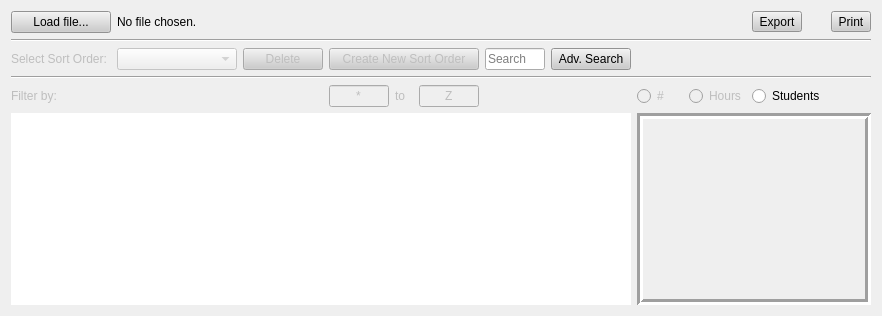
         <widget class="QWidget" name="tabTeach">
          <attribute name="title">
           <string>Teaching</string>
          </attribute>
          <layout class="QGridLayout" name="gridLayout_7">
           <item row="4" column="9">
            <spacer name="horizontalSpacer_21">
             <property name="orientation">
              <enum>Qt::Horizontal</enum>
             </property>
             <property name="sizeHint" stdset="0">
              <size>
               <width>40</width>
               <height>20</height>
              </size>
             </property>
            </spacer>
           </item>
           <item row="5" column="0" colspan="15">
            <widget class="Line" name="line_7">
             <property name="orientation">
              <enum>Qt::Horizontal</enum>
             </property>
            </widget>
           </item>
           <item row="1" column="0" colspan="15">
            <widget class="Line" name="line_8">
             <property name="orientation">
              <enum>Qt::Horizontal</enum>
             </property>
            </widget>
           </item>
           <item row="4" column="7">
            <widget class="QPushButton" name="teach_adv_search_button">
             <property name="enabled">
              <bool>true</bool>
             </property>
             <property name="sizePolicy">
              <sizepolicy hsizetype="Preferred" vsizetype="Fixed">
               <horstretch>0</horstretch>
               <verstretch>0</verstretch>
              </sizepolicy>
             </property>
             <property name="styleSheet">
              <string notr="true">background-color: rgb(204, 204, 204);</string>
             </property>
             <property name="text">
              <string>Adv. Search</string>
             </property>
            </widget>
           </item>
           <item row="7" column="8" colspan="7">
            <widget class="QFrame" name="teachChartFrame">
             <property name="frameShape">
              <enum>QFrame::Box</enum>
             </property>
             <property name="frameShadow">
              <enum>QFrame::Sunken</enum>
             </property>
             <property name="lineWidth">
              <number>3</number>
             </property>
             <layout class="QGridLayout" name="gridLayout_21">
              <item row="0" column="0">
               <widget class="QStackedWidget" name="teach_graph_stackedWidget">
                <widget class="QWidget" name="page"/>
                <widget class="QWidget" name="page_2"/>
               </widget>
              </item>
             </layout>
            </widget>
           </item>
           <item row="7" column="0" colspan="8">
            <widget class="QTreeView" name="teachTreeView">
             <property name="sizePolicy">
              <sizepolicy hsizetype="Expanding" vsizetype="Expanding">
               <horstretch>0</horstretch>
               <verstretch>0</verstretch>
              </sizepolicy>
             </property>
             <property name="styleSheet">
              <string notr="true"/>
             </property>
             <property name="frameShape">
              <enum>QFrame::NoFrame</enum>
             </property>
             <property name="frameShadow">
              <enum>QFrame::Sunken</enum>
             </property>
            </widget>
           </item>
           <item row="4" column="3" colspan="3">
            <widget class="QPushButton" name="teach_new_sort">
             <property name="enabled">
              <bool>false</bool>
             </property>
             <property name="sizePolicy">
              <sizepolicy hsizetype="Preferred" vsizetype="Fixed">
               <horstretch>0</horstretch>
               <verstretch>0</verstretch>
              </sizepolicy>
             </property>
             <property name="minimumSize">
              <size>
               <width>150</width>
               <height>0</height>
              </size>
             </property>
             <property name="styleSheet">
              <string notr="true">background-color: rgb(204, 204, 204);</string>
             </property>
             <property name="text">
              <string>Create New Sort Order</string>
             </property>
             <property name="checkable">
              <bool>false</bool>
             </property>
             <property name="checked">
              <bool>false</bool>
             </property>
             <property name="autoDefault">
              <bool>false</bool>
             </property>
             <property name="default">
              <bool>false</bool>
             </property>
            </widget>
           </item>
           <item row="4" column="0">
            <widget class="QLabel" name="teach_sort_label">
             <property name="enabled">
              <bool>false</bool>
             </property>
             <property name="text">
              <string>Select Sort Order:</string>
             </property>
            </widget>
           </item>
           <item row="6" column="0">
            <widget class="QLabel" name="teach_filter_label">
             <property name="enabled">
              <bool>false</bool>
             </property>
             <property name="text">
              <string>Filter by:</string>
             </property>
            </widget>
           </item>
           <item row="6" column="4">
            <widget class="QLabel" name="teach_to_label">
             <property name="enabled">
              <bool>false</bool>
             </property>
             <property name="text">
              <string>to</string>
             </property>
            </widget>
           </item>
           <item row="4" column="1">
            <widget class="QComboBox" name="teach_sort">
             <property name="enabled">
              <bool>false</bool>
             </property>
             <property name="sizePolicy">
              <sizepolicy hsizetype="Preferred" vsizetype="Fixed">
               <horstretch>0</horstretch>
               <verstretch>0</verstretch>
              </sizepolicy>
             </property>
             <property name="minimumSize">
              <size>
               <width>120</width>
               <height>0</height>
              </size>
             </property>
            </widget>
           </item>
           <item row="4" column="2">
            <widget class="QPushButton" name="teach_delete_sort">
             <property name="enabled">
              <bool>false</bool>
             </property>
             <property name="toolTip">
              <string>Delete Sort Order</string>
             </property>
             <property name="styleSheet">
              <string notr="true">background-color: rgb(204, 204, 204);</string>
             </property>
             <property name="text">
              <string>Delete</string>
             </property>
            </widget>
           </item>
           <item row="6" column="1" colspan="2">
            <widget class="QLabel" name="teach_filter">
             <property name="enabled">
              <bool>false</bool>
             </property>
             <property name="text">
              <string/>
             </property>
            </widget>
           </item>
           <item row="6" column="8" colspan="2">
            <widget class="QRadioButton" name="teach_radio1">
             <property name="enabled">
              <bool>false</bool>
             </property>
             <property name="text">
              <string>#</string>
             </property>
            </widget>
           </item>
           <item row="0" column="1" colspan="12">
            <widget class="QLabel" name="teach_file_label">
             <property name="sizePolicy">
              <sizepolicy hsizetype="MinimumExpanding" vsizetype="Preferred">
               <horstretch>0</horstretch>
               <verstretch>0</verstretch>
              </sizepolicy>
             </property>
             <property name="text">
              <string>No file chosen.</string>
             </property>
            </widget>
           </item>
           <item row="6" column="5">
            <widget class="QLineEdit" name="teach_filter_to">
             <property name="enabled">
              <bool>false</bool>
             </property>
             <property name="sizePolicy">
              <sizepolicy hsizetype="Preferred" vsizetype="Fixed">
               <horstretch>0</horstretch>
               <verstretch>0</verstretch>
              </sizepolicy>
             </property>
             <property name="maximumSize">
              <size>
               <width>60</width>
               <height>16777215</height>
              </size>
             </property>
             <property name="text">
              <string>Z</string>
             </property>
             <property name="maxLength">
              <number>1</number>
             </property>
             <property name="alignment">
              <set>Qt::AlignCenter</set>
             </property>
            </widget>
           </item>
           <item row="4" column="6">
            <widget class="QLineEdit" name="teach_search_bar">
             <property name="sizePolicy">
              <sizepolicy hsizetype="Preferred" vsizetype="Fixed">
               <horstretch>0</horstretch>
               <verstretch>0</verstretch>
              </sizepolicy>
             </property>
             <property name="maximumSize">
              <size>
               <width>60</width>
               <height>16777215</height>
              </size>
             </property>
             <property name="text">
              <string/>
             </property>
             <property name="placeholderText">
              <string>Search</string>
             </property>
            </widget>
           </item>
           <item row="0" column="0">
            <widget class="QPushButton" name="teach_load_file">
             <property name="minimumSize">
              <size>
               <width>100</width>
               <height>0</height>
              </size>
             </property>
             <property name="toolTip">
              <string>&lt;html&gt;&lt;head/&gt;&lt;body&gt;&lt;p&gt;Load Presentation CSV File&lt;/p&gt;&lt;/body&gt;&lt;/html&gt;</string>
             </property>
             <property name="autoFillBackground">
              <bool>false</bool>
             </property>
             <property name="styleSheet">
              <string notr="true">background-color: rgb(204, 204, 204);</string>
             </property>
             <property name="text">
              <string>Load file...</string>
             </property>
            </widget>
           </item>
           <item row="4" column="11">
            <spacer name="horizontalSpacer_11">
             <property name="orientation">
              <enum>Qt::Horizontal</enum>
             </property>
             <property name="sizeHint" stdset="0">
              <size>
               <width>40</width>
               <height>20</height>
              </size>
             </property>
            </spacer>
           </item>
           <item row="0" column="13">
            <widget class="QToolButton" name="teachExportButton">
             <property name="sizePolicy">
              <sizepolicy hsizetype="Fixed" vsizetype="Fixed">
               <horstretch>0</horstretch>
               <verstretch>0</verstretch>
              </sizepolicy>
             </property>
             <property name="toolTip">
              <string>Export to pdf</string>
             </property>
             <property name="layoutDirection">
              <enum>Qt::LeftToRight</enum>
             </property>
             <property name="styleSheet">
              <string notr="true">background-color: rgb(204, 204, 204);</string>
             </property>
             <property name="text">
              <string>Export</string>
             </property>
             <property name="icon">
              <iconset resource="../images.qrc">
               <normaloff>:/Pdf.svg</normaloff>:/Pdf.svg</iconset>
             </property>
             <property name="toolButtonStyle">
              <enum>Qt::ToolButtonTextBesideIcon</enum>
             </property>
            </widget>
           </item>
           <item row="0" column="14">
            <widget class="QToolButton" name="teachPrintButton">
             <property name="sizePolicy">
              <sizepolicy hsizetype="Fixed" vsizetype="Fixed">
               <horstretch>0</horstretch>
               <verstretch>0</verstretch>
              </sizepolicy>
             </property>
             <property name="toolTip">
              <string>&lt;html&gt;&lt;head/&gt;&lt;body&gt;&lt;p&gt;Print&lt;/p&gt;&lt;/body&gt;&lt;/html&gt;</string>
             </property>
             <property name="layoutDirection">
              <enum>Qt::LeftToRight</enum>
             </property>
             <property name="styleSheet">
              <string notr="true">background-color: rgb(204, 204, 204);</string>
             </property>
             <property name="text">
              <string>Print</string>
             </property>
             <property name="icon">
              <iconset>
               <normalon>:/printer.png</normalon>
              </iconset>
             </property>
             <property name="toolButtonStyle">
              <enum>Qt::ToolButtonTextBesideIcon</enum>
             </property>
            </widget>
           </item>
           <item row="6" column="3">
            <widget class="QLineEdit" name="teach_filter_from">
             <property name="enabled">
              <bool>false</bool>
             </property>
             <property name="sizePolicy">
              <sizepolicy hsizetype="Preferred" vsizetype="Fixed">
               <horstretch>0</horstretch>
               <verstretch>0</verstretch>
              </sizepolicy>
             </property>
             <property name="maximumSize">
              <size>
               <width>60</width>
               <height>16777215</height>
              </size>
             </property>
             <property name="text">
              <string>*</string>
             </property>
             <property name="maxLength">
              <number>1</number>
             </property>
             <property name="alignment">
              <set>Qt::AlignCenter</set>
             </property>
            </widget>
           </item>
           <item row="6" column="10" colspan="3">
            <widget class="QRadioButton" name="teach_radio2">
             <property name="enabled">
              <bool>false</bool>
             </property>
             <property name="text">
              <string>Hours</string>
             </property>
            </widget>
           </item>
           <item row="6" column="13">
            <widget class="QRadioButton" name="teach_radio3">
             <property name="text">
              <string>Students</string>
             </property>
            </widget>
           </item>
          </layout>
         </widget>
